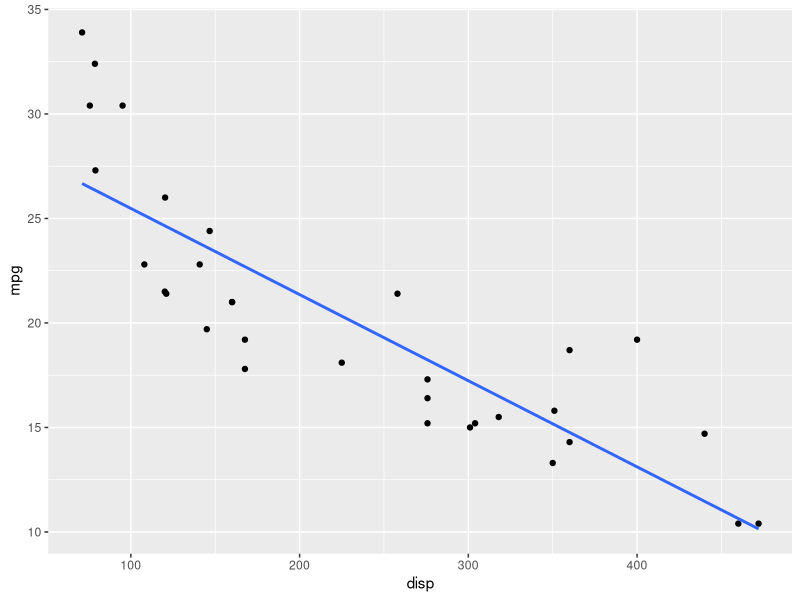
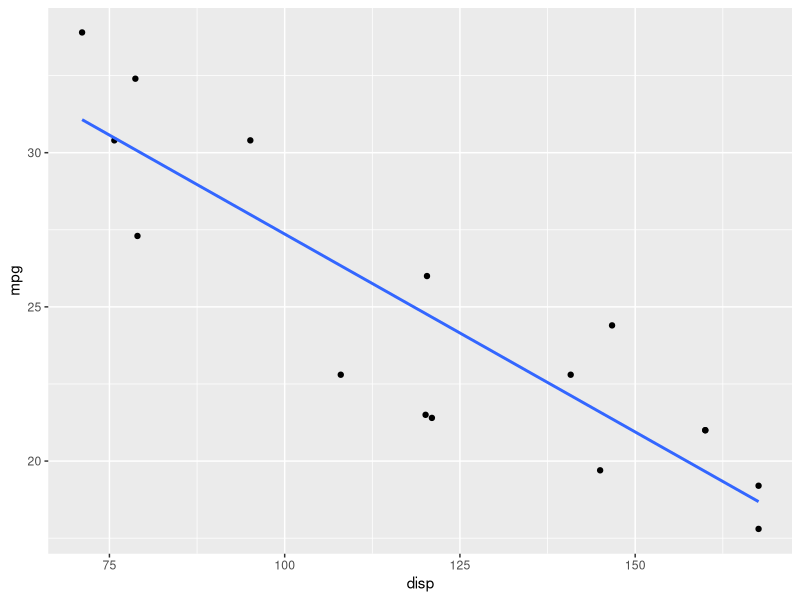
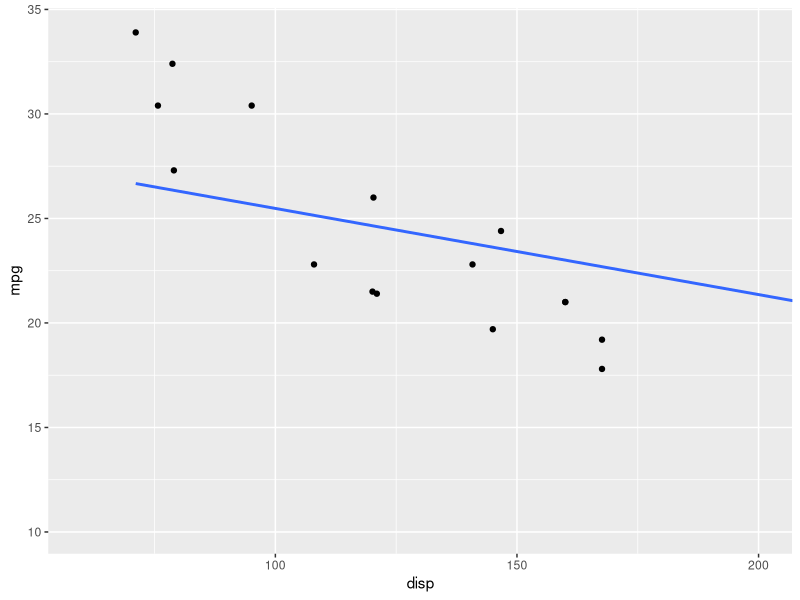
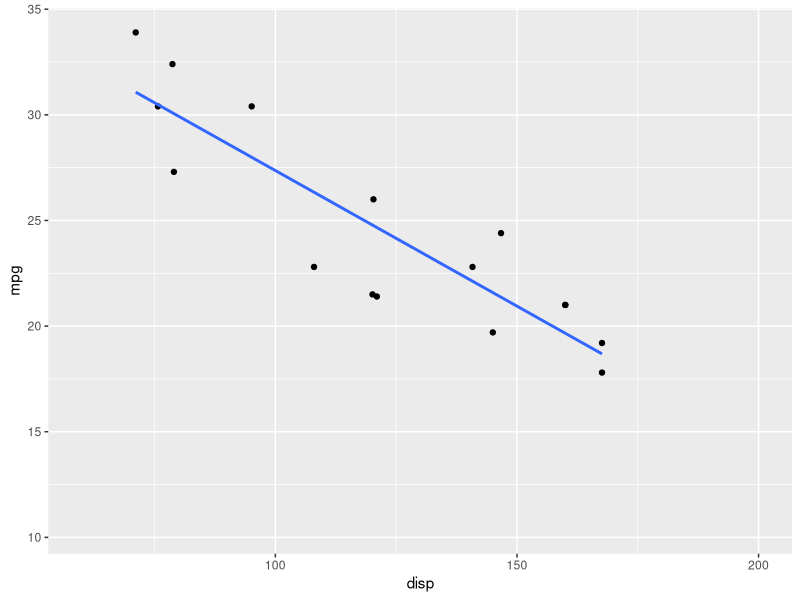
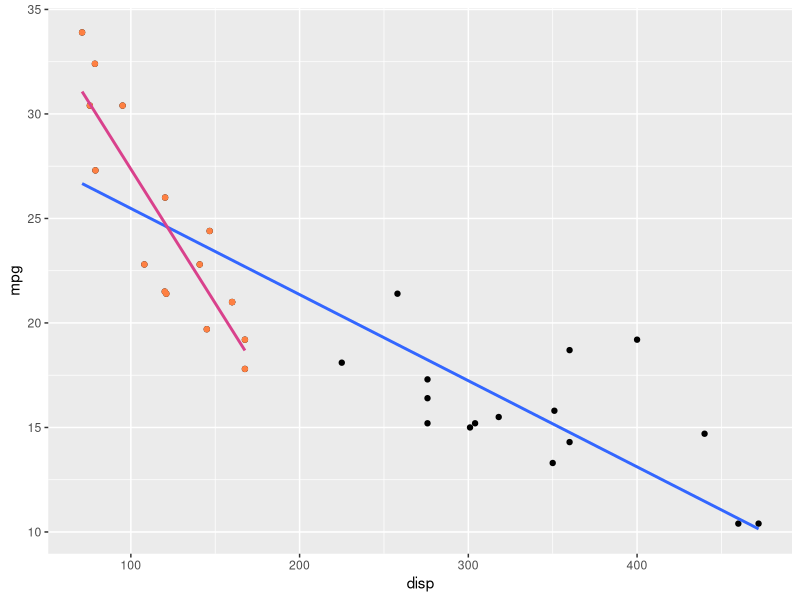

The R script that drew these images, in order:
library(tidyverse)

# Create a scatterplot of miles per gallon (mpg) vs.
# displacement (disp) in mtcars, and overlay the regression
# line for predicting mpg from disp.

ggplot(mtcars, aes(x = disp, y = mpg)) +
  geom_point() +
  geom_smooth(method = "lm", se = FALSE)

# Now limit to cars with displacement below 200.

mtcars |>
  filter(disp < 200) |>
  ggplot(aes(x = disp, y = mpg)) +
  geom_point() +
  geom_smooth(method = "lm", se = FALSE)

#

ggplot(mtcars, aes(x = disp, y = mpg)) +
  geom_point() +
  geom_smooth(method = "lm", se = FALSE) +
  coord_cartesian(xlim = c(60, 200))

ggplot(mtcars, aes(x = disp, y = mpg)) +
  geom_point() +
  geom_smooth(method = "lm", se = FALSE) +
  xlim(60, 200)

ggplot(mtcars, aes(x = disp, y = mpg)) +
  geom_point() +
  geom_point(data = mtcars |> filter(disp < 200), color = "#FE8042") +
  geom_smooth(method = "lm", se = FALSE) +
  geom_smooth(
    data = mtcars |> filter(disp < 200),
    method = "lm",
    se = FALSE,
    color = "#D9418C"
  )
